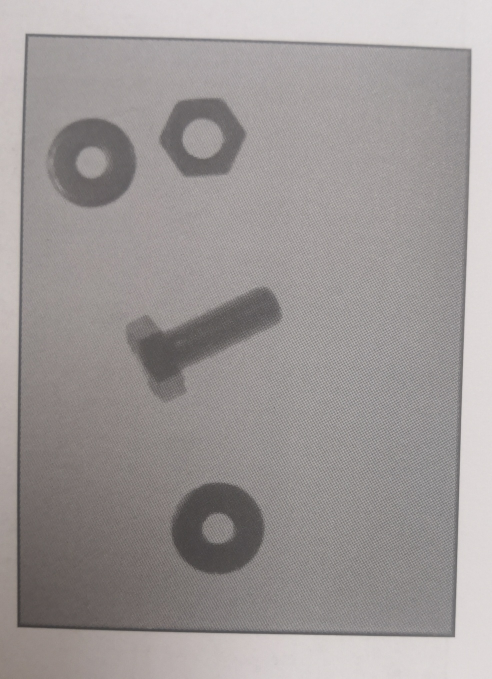
//> input picture materials/lingjian.jpg, 984 x 1357 px (shown at 1/2 size)
$ ./Image_preprocess_segmentation /home/xrf/CLionProjects/test00/materials/lingjian.jpg 3   (built with g++ and OpenCV 4)
//> lines starting //> are read from the running program, lines starting //| are printed output that depends on the picture; after the words box and inside, x2 and y2 are one past the last pixel; in counts of white or black regions, pixels touching at a corner belong together
### utils/MultipleImageWindow.h
/**
 * Mutliple Image Window
 *
 * This class create a window with multiple images showed on it
 * in a grid with optional titles each one
 *
 * @author: David Millan Escriva
 * @email: david.millan@damiles.com
 *
 */

#ifndef MIW_h
#define MIW_h

#include <string>
#include <iostream>
using namespace std;

// OpenCV includes
#include <opencv2/imgproc.hpp>
#include <opencv2/highgui.hpp>
using namespace cv;

class MultipleImageWindow
{
public:
    /**
     * Constructor
     * Create new window with a max of cols*row images
     *
     * @param string window_title
     * @param int cols number of cols
     * @param int rows number of rows
     * @param int flags see highgui window documentation
     */
    MultipleImageWindow(string window_title, int cols, int rows, int flags);

    /**
     * Add new image to stack of window
     * @param Mat image
     * @param string title caption of image to show
     * @return int position of image in stack
     */
    int addImage(string title, Mat image, bool render= false);

    /**
     * Remove a image from position n
     */
    void removeImage(int pos);

    /**
     * Render/redraw/update window
     */
    void render();

private:
    int cols;
    int rows;
    int canvas_width;
    int canvas_height;
    string window_title;
    vector<string> titles;
    vector<Mat> images;
    Mat canvas;
};

#endif //MIW_h

### utils/MultipleImageWindow.cpp
#include "MultipleImageWindow.h"

MultipleImageWindow::MultipleImageWindow(string window_title, int cols, int rows, int flags)
{
    this->window_title= window_title;
    this->cols= cols;
    this->rows= rows;
    namedWindow(window_title, flags);
    // ToDo: detect resolution of desktop and show fullresolution canvas
    this->canvas_width= 1200;
    this->canvas_height= 700;
    this->canvas= Mat(this->canvas_height, this->canvas_width, CV_8UC3);
    imshow(this->window_title, this->canvas);
}

int MultipleImageWindow::addImage(string title, Mat image, bool render)
{
    this->titles.push_back(title);
    this->images.push_back(image);
    if(render)
        this->render();
    return this->images.size()-1;
}

// [5 lines left out: function removeImage, not called in this run]

void MultipleImageWindow::render()
{
    // Clean our canvas
    this->canvas.setTo( Scalar(20,20,20) );
    // width and height of cell. add 10 px of padding between images
    int cell_width= (canvas_width/cols);
    int cell_height= (canvas_height/rows);
    int margin= 10;
    int max_images=(this->images.size()>cols*rows)?cols*rows:this->images.size();
    int i=0;
    vector<string>::iterator titles_it= this->titles.begin();
    for(vector<Mat>::iterator it= this->images.begin(); it!= this->images.end(); ++it)
    {
        string title= *titles_it;
        int cell_x= (cell_width)*((i)%cols);
        int cell_y= (cell_height)*floor((i)/(float)cols);
        Rect mask(cell_x, cell_y, cell_width, cell_height);
        // Draw a rectangle for each cell mat
        rectangle(canvas, Rect(cell_x, cell_y, cell_width, cell_height), Scalar(200,200,200), 1);
        //For each cell draw an image if exists
        Mat cell(this->canvas, mask);
        // resize image to cell size
        Mat resized;
        double cell_aspect= (double)cell_width/(double)cell_height;
        Mat img= *it;
        double img_aspect= (double)img.cols/(double)img.rows;
        double f=(cell_aspect<img_aspect)?(double)cell_width/(double)img.cols:(double)cell_height/(double)img.rows;
        resize(img, resized, Size(0,0), f, f);
        if(resized.channels()==1){
            cvtColor(resized, resized, COLOR_GRAY2BGR);
        }

        // Assign the image
        Mat sub_cell(this->canvas, Rect(cell_x,cell_y,resized.cols, resized.rows));
        resized.copyTo(sub_cell);
        putText(cell, title.c_str(), Point(20,20), FONT_HERSHEY_SIMPLEX, 0.5, Scalar(200,0,0), 1, LINE_AA);
        i++;
        ++titles_it;
        if(i==max_images)
            break;
    }

    // show image
    imshow(this->window_title, this->canvas);
}

### Image_preprocess_segmentation.cpp
//
// Optical inspection, object segmentation and detection
//Algorithm: AOI
#include <iostream>
#include <string>
#include <sstream>
#include <cmath>
#include <memory>
using namespace std;

// OpenCV includes
#include <opencv2/core/utility.hpp>
#include <opencv2/imgproc.hpp>
#include <opencv2/highgui.hpp>
#include "utils/MultipleImageWindow.h"
using namespace cv;

shared_ptr<MultipleImageWindow> miw;

// OpenCV command line parser functions
// Keys accecpted by command line parser
const char* keys =
        {
                "{help h usage ? | | print this message}"
                "{@image |/home/xrf/CLionProjects/test00/materials/lingjian.jpg| Image to process}"
                "{@lightPattern || Image light pattern to apply to image input}"
                "{lightMethod | 1 | Method to remove backgroun light, 0 differenec, 1 div, 2 no light removal' }"
                "{segMethod | 1 | Method to segment: 1 connected Components, 2 connectec components with stats, 3 find Contours }"
        };

static Scalar randomColor( RNG& rng )
{
    auto icolor = (unsigned) rng;
    return Scalar( icolor&255, (icolor>>8)&255, (icolor>>16)&255 );
}


/**
 * Calcualte image pattern from an input image
 * @param img Mat input image to calculate the light pattern
 * @return a Mat pattern image
 */
Mat calculateLightPattern(Mat img)
{
    Mat pattern;
    // Basic and effective way to calculate the light pattern from one image
    blur(img, pattern, Size(img.cols/3,img.cols/3));
    return pattern;
}


void ConnectedComponents(Mat img)
{
    // Use connected components to divide our possibles parts of images
    Mat labels;
    auto num_objects= connectedComponents(img, labels);
    // Check the number of objects detected
    if(num_objects < 2 ){
        cout << "No objects detected" << endl;
        return;
    }else{
        cout << "Number of objects detected: " << num_objects - 1 << endl;
    }
    // Create output image coloring the objects
    Mat output= Mat::zeros(img.rows,img.cols, CV_8UC3);
    RNG rng( 0xFFFFFFFF );
    for(auto i=1; i<num_objects; i++){
        Mat mask= labels==i;
        output.setTo(randomColor(rng), mask);
    }
    //imshow("Result", output);
    miw->addImage("Result", output);
}

// [52 lines left out: functions ConnectedComponentsStats, FindContoursBasic, not called in this run]

/**
 * Remove th light and return new image without light
 * @param img Mat image to remove the light pattern
 * @param pattern Mat image with light pattern
 * @return a new image Mat without light
 */
Mat removeLight(Mat img, Mat pattern, int method)
{
    Mat aux;
    // if method is normalization
    if(method==1)
    {
        // Require change our image to 32 float for division
        Mat img32, pattern32;
        img.convertTo(img32, CV_32F);
        pattern.convertTo(pattern32, CV_32F);
        // Divide the imabe by the pattern
        aux= 1-(img32/pattern32);
        // Convert 8 bits format
        aux.convertTo(aux, CV_8U, 255);
    }else{
        aux= pattern-img;
    }
    //equalizeHist( aux, aux );
    return aux;
}

int main( int argc, const char** argv )
{
    CommandLineParser parser(argc, argv, keys);
    parser.about("Chapter 5. PhotoTool v1.0.0");
    //If requires help show
    if (parser.has("help"))
    {
        parser.printMessage();
        return 0;
    }

    String img_file= parser.get<String>(0);
    String light_pattern_file= parser.get<String>(1);
    auto method_light= parser.get<int>("lightMethod");
    auto method_seg= parser.get<int>("segMethod");

    // Check if params are correctly parsed in his variables
    if (!parser.check())
    {
        parser.printErrors();
        return 0;
    }

    // Load image to process
    Mat img= imread(img_file, 0);
//> img: 1357 rows x 984 cols, CV_8UC1; min 53, max 226, mean 153
    if(img.data==nullptr){
        cout << "Error loading image "<< img_file << endl;
        return 0;
    }

    // Create the Multiple Image Window
    miw= make_shared<MultipleImageWindow>("Main window", 3, 2, WINDOW_AUTOSIZE);

    // Remove noise
    Mat img_noise, img_box_smooth;
    medianBlur(img, img_noise, 3);
    blur(img, img_box_smooth, Size(3,3));

    // Load image to process
    Mat light_pattern= imread(light_pattern_file, 0);
//> 3 cannot be read in this run, so this picture is empty
    if(light_pattern.data==NULL){
        // Calculate light pattern
        light_pattern= calculateLightPattern(img_noise);
//> in calculateLightPattern, `blur(img, pattern, Size(img.cols/3,img.cols/3));`:
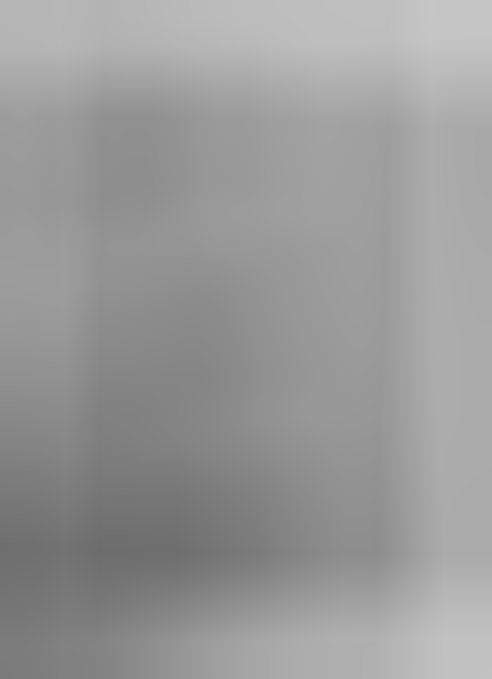
//> pattern: 1357 rows x 984 cols, CV_8UC1 (shown at 1/2 size); min 108, max 198, mean 153.2
    }
    medianBlur(light_pattern, light_pattern, 3);
//> light_pattern: 1357 rows x 984 cols, CV_8UC1; 223 pixels changed, all inside (x1, y1, x2, y2) = (2, 27, 976, 1337)

    //Apply the light pattern
    Mat img_no_light;
    img_noise.copyTo(img_no_light);
    if(method_light!=2){
        img_no_light= removeLight(img_noise, light_pattern, method_light);
//> in removeLight, `aux= 1-(img32/pattern32);`:
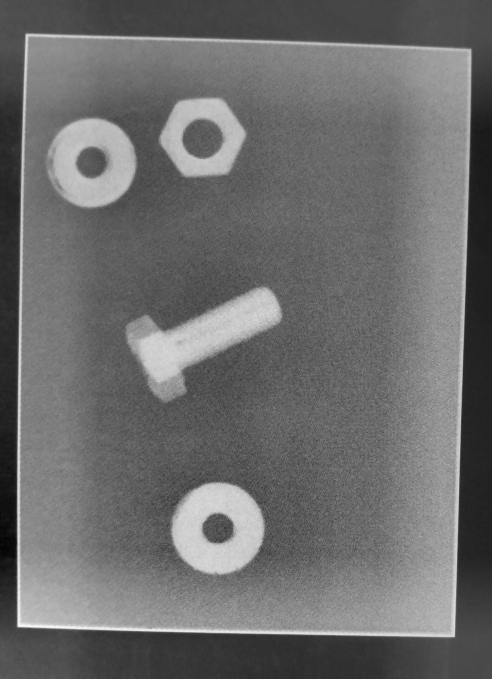
//> aux: 1357 rows x 984 cols, CV_32FC1 (shown at 1/2 size); min -0.405, max 0.549, mean 0.0024; drawn with min black and max white
    }


    // Binarize image for segment
    Mat img_thr;
    if(method_light!=2){
        threshold(img_no_light, img_thr, 30, 255, THRESH_BINARY);
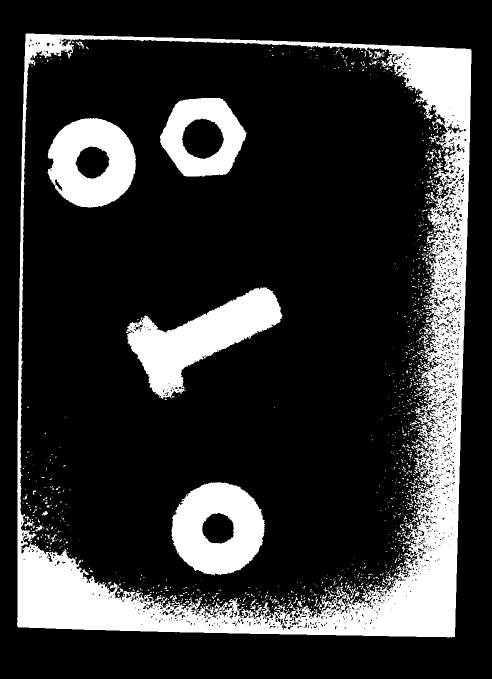
//> img_thr: 1357 rows x 984 cols, CV_8UC1 (shown at 1/2 size); 19.4% white; 1265 white regions (1168 under 20 px), largest, box (x1, y1, x2, y2) and area: (34, 67, 943, 1275) 160595, (252, 575, 565, 798) 28364, (343, 964, 530, 1151) 23755
    }else{
        threshold(img_no_light, img_thr, 140, 255, THRESH_BINARY_INV);
    }

    // Show images
    miw->addImage("Input", img);
    miw->addImage("Input without noise", img_noise);
    //miw->addImage("Input without noise with box smooth", img_box_smooth);
    miw->addImage("Light Pattern", light_pattern);
    //imshow("Light pattern", light_pattern);
    //imshow("No Light", img_no_light);
    miw->addImage("No Light", img_no_light);
    miw->addImage("Threshold", img_thr);

    switch(method_seg){
        case 1:
            ConnectedComponents(img_thr);
//> in ConnectedComponents, `auto num_objects= connectedComponents(img, labels);`:
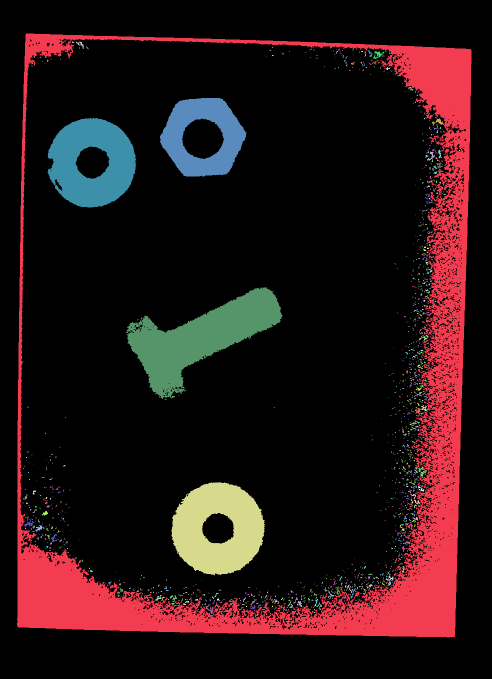
//> labels: 1357 rows x 984 cols, CV_32SC1 (shown at 1/2 size); 1266 distinct labels, from 0 to 1265; one colour per label, 0 black
//> in ConnectedComponents, `auto num_objects= connectedComponents(img, labels);`: num_objects = 1266
//| Number of objects detected: 1265
//> the loop in ConnectedComponents, `for(auto i=1; i<num_objects; i++)` made 1265 passes
//> icolor in randomColor on passes 1 to 3: 130063606, 3003295397, 3870020839
//> pass 2, in ConnectedComponents, `Mat mask= labels==i;`:
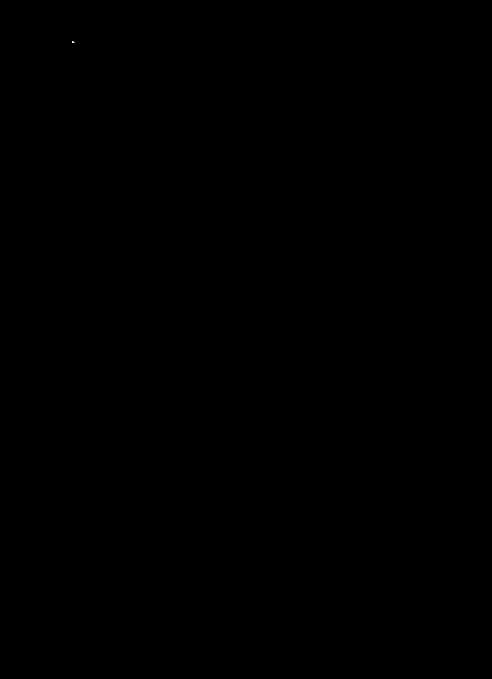
//> mask: 1357 rows x 984 cols, CV_8UC1 (shown at 1/2 size); 0% white in thin lines or dots, all inside (x1, y1, x2, y2) = (144, 83, 149, 86)
//> after the loop in ConnectedComponents, `for(auto i=1; i<num_objects; i++)`:
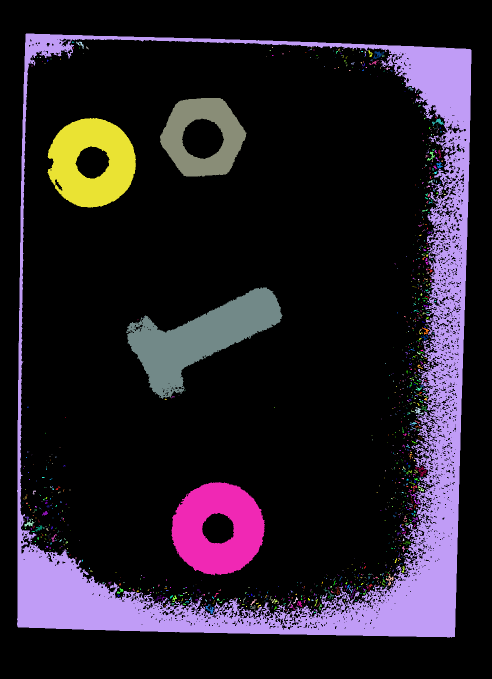
//> output: 1357 rows x 984 cols, CV_8UC3 (shown at 1/2 size); mean B, G, R 38.9, 28.6, 36
            break;
        case 2:
            ConnectedComponentsStats(img_thr);
            break;
        case 3:
            FindContoursBasic(img_thr);
            break;
    }


    miw->render();
//> in render, `int max_images=(this->images.size()>cols*rows)?cols*rows:this->images...`: max_images = 6
//> the loop in render, `for(vector<Mat>::iterator it= this->images.begin(); it!= this->images...` made 6 passes
//> after the loop in render, `for(vector<Mat>::iterator it= this->images.begin(); it!= this->images...`:
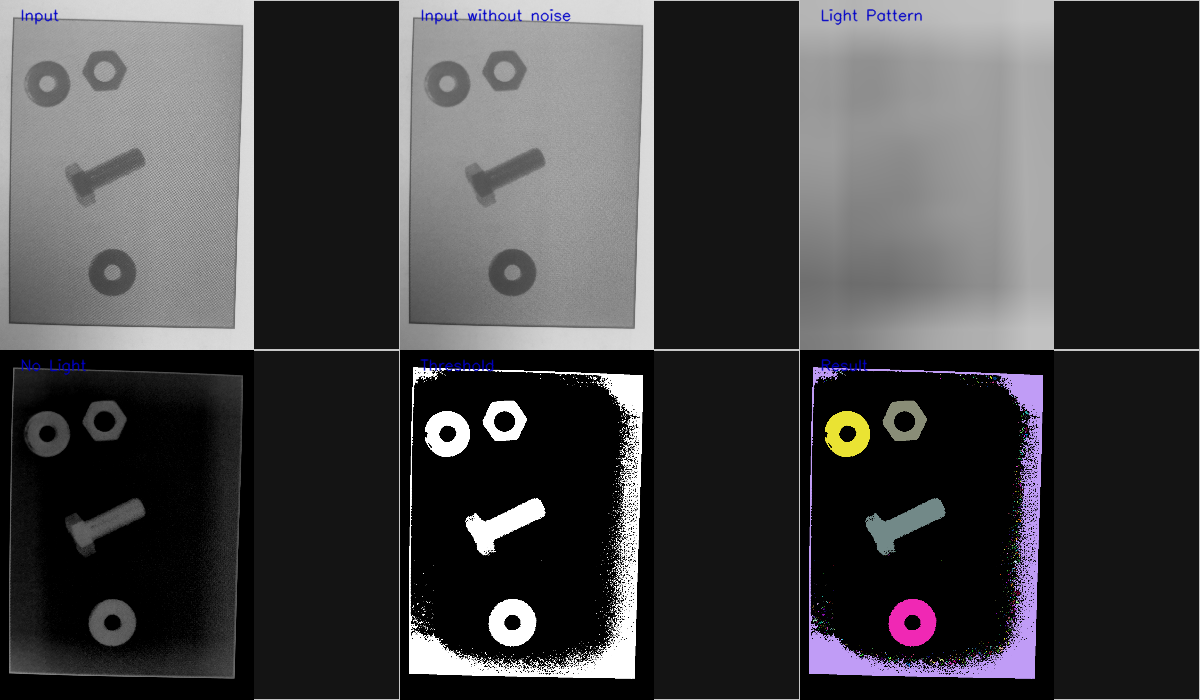
//> canvas: 700 rows x 1200 cols, CV_8UC3; mean B, G, R 67.8, 66.4, 67.2
    waitKey(0);
    return 0;

}
